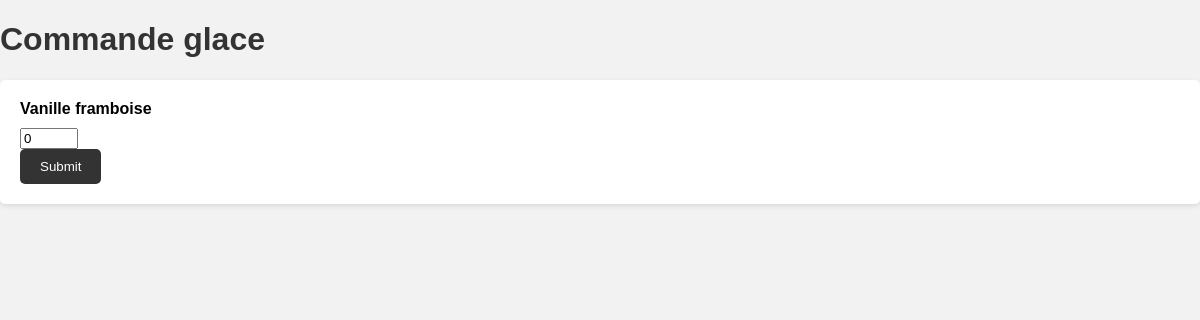
The app's page /, older data.
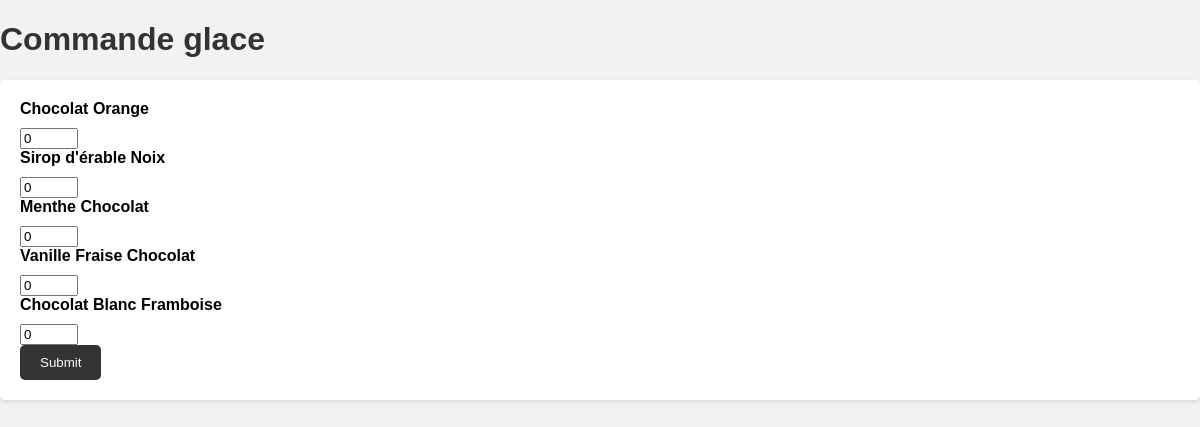
The same page, newer data.
### glacier/models.py (models this page shows, shortened)
class Flavor(models.Model):
    name = models.CharField(max_length=255)
    price_per_scoop = models.DecimalField(max_digits=5, decimal_places=2)
    quantity_available = models.IntegerField(default=40)
    image = models.ImageField(upload_to="images/")

### glacier/views.py (the view, shortened to what this page needs)
# urls.py: path('', create_order, name='create_order'),
def create_order(request):
    flavors = Flavor.objects.all()
    template = loader.get_template("glacier/create_order.html")
    context = {"flavors": flavors}
    return HttpResponse(template.render(context, request))

### glacier/templates/glacier/create_order.html (shortened to what this page needs)
<!DOCTYPE html>
<html>
<head>
</head>
<body>
    <h1>Commande glace</h1>
    <form method="post" action="{% url 'create_order' %}">
        {% for flavor in flavors %}
        <div>
            <label for="{{ flavor.id }}">{{ flavor.name }}</label>
            <input type="number" name="{{ flavor.id }}" value="0" min="0" />
        </div>
        {% endfor %}
        <button type="submit">Submit</button>
    </form>
</body>
</html>

### glacier/templates/glacier/create_order.html (style rules this page uses)
body { font-family: Arial, sans-serif; background-color: #f2f2f2; margin: 0; padding: 0; }
h1 { color: #333; }
form { margin-top: 20px; background-color: #fff; padding: 20px; border-radius: 5px; box-shadow: 0 2px 5px rgba(0, 0, 0, 0.1); }
label { display: block; margin-bottom: 10px; font-weight: bold; }
input[type="number"] { width: 50px; }
button[type="submit"] { padding: 10px 20px; background-color: #333; color: #fff; border: none; border-radius: 5px; cursor: pointer; }

Row changes from the older to the newer data that the page shows:
removed Flavor: name "Vanille framboise"
added Flavor: name "Chocolat Orange"
added Flavor: name "Sirop d'érable Noix"
added Flavor: name "Menthe Chocolat"
added Flavor: name "Vanille Fraise Chocolat"
added Flavor: name "Chocolat Blanc Framboise"
